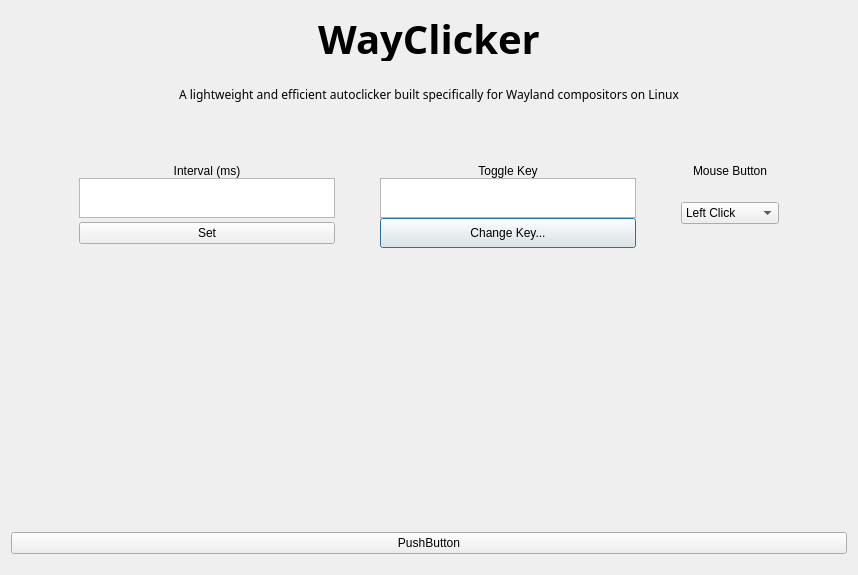
<?xml version="1.0" encoding="UTF-8"?>
<ui version="4.0">
 <class>Dialog</class>
 <widget class="QDialog" name="Dialog">
  <property name="geometry">
   <rect>
    <x>0</x>
    <y>0</y>
    <width>858</width>
    <height>575</height>
   </rect>
  </property>
  <property name="windowTitle">
   <string>Dialog</string>
  </property>
  <layout class="QGridLayout" name="gridLayout">
   <item row="0" column="0">
    <layout class="QVBoxLayout" name="verticalLayout">
     <property name="spacing">
      <number>25</number>
     </property>
     <property name="sizeConstraint">
      <enum>QLayout::SizeConstraint::SetMinimumSize</enum>
     </property>
     <property name="rightMargin">
      <number>0</number>
     </property>
     <item>
      <widget class="QLabel" name="title_label">
       <property name="maximumSize">
        <size>
         <width>16777215</width>
         <height>50</height>
        </size>
       </property>
       <property name="font">
        <font>
         <family>CaskaydiaCove Nerd Font</family>
         <pointsize>30</pointsize>
         <bold>true</bold>
        </font>
       </property>
       <property name="text">
        <string>WayClicker</string>
       </property>
       <property name="alignment">
        <set>Qt::AlignmentFlag::AlignHCenter|Qt::AlignmentFlag::AlignTop</set>
       </property>
      </widget>
     </item>
     <item>
      <widget class="QLabel" name="label">
       <property name="maximumSize">
        <size>
         <width>16777215</width>
         <height>20</height>
        </size>
       </property>
       <property name="font">
        <font>
         <family>CaskaydiaCove Nerd Font</family>
        </font>
       </property>
       <property name="text">
        <string>A lightweight and efficient autoclicker built specifically for Wayland compositors on Linux</string>
       </property>
       <property name="alignment">
        <set>Qt::AlignmentFlag::AlignHCenter|Qt::AlignmentFlag::AlignTop</set>
       </property>
      </widget>
     </item>
     <item>
      <layout class="QGridLayout" name="gridLayout_3">
       <property name="sizeConstraint">
        <enum>QLayout::SizeConstraint::SetDefaultConstraint</enum>
       </property>
       <property name="leftMargin">
        <number>10</number>
       </property>
       <property name="topMargin">
        <number>10</number>
       </property>
       <property name="rightMargin">
        <number>10</number>
       </property>
       <property name="bottomMargin">
        <number>10</number>
       </property>
       <property name="verticalSpacing">
        <number>0</number>
       </property>
       <item row="1" column="5" rowspan="2">
        <widget class="QComboBox" name="comboBox">
         <property name="maximumSize">
          <size>
           <width>117</width>
           <height>16777215</height>
          </size>
         </property>
         <item>
          <property name="text">
           <string>Left Click</string>
          </property>
         </item>
         <item>
          <property name="text">
           <string>Middle Click</string>
          </property>
         </item>
         <item>
          <property name="text">
           <string>Right Click</string>
          </property>
         </item>
        </widget>
       </item>
       <item row="2" column="3">
        <widget class="QPushButton" name="pushButton_3">
         <property name="minimumSize">
          <size>
           <width>256</width>
           <height>30</height>
          </size>
         </property>
         <property name="text">
          <string>Change Key...</string>
         </property>
        </widget>
       </item>
       <item row="1" column="3">
        <widget class="QTextEdit" name="textEdit_2">
         <property name="minimumSize">
          <size>
           <width>256</width>
           <height>40</height>
          </size>
         </property>
         <property name="maximumSize">
          <size>
           <width>16777215</width>
           <height>40</height>
          </size>
         </property>
        </widget>
       </item>
       <item row="0" column="1">
        <widget class="QLabel" name="label_2">
         <property name="maximumSize">
          <size>
           <width>16777215</width>
           <height>40</height>
          </size>
         </property>
         <property name="text">
          <string>Interval (ms)</string>
         </property>
         <property name="alignment">
          <set>Qt::AlignmentFlag::AlignBottom|Qt::AlignmentFlag::AlignHCenter</set>
         </property>
         <property name="margin">
          <number>5</number>
         </property>
        </widget>
       </item>
       <item row="1" column="2">
        <spacer name="horizontalSpacer">
         <property name="orientation">
          <enum>Qt::Orientation::Horizontal</enum>
         </property>
         <property name="sizeType">
          <enum>QSizePolicy::Policy::Minimum</enum>
         </property>
         <property name="sizeHint" stdset="0">
          <size>
           <width>20</width>
           <height>20</height>
          </size>
         </property>
        </spacer>
       </item>
       <item row="0" column="5">
        <widget class="QLabel" name="label_3">
         <property name="maximumSize">
          <size>
           <width>117</width>
           <height>40</height>
          </size>
         </property>
         <property name="text">
          <string>Mouse Button</string>
         </property>
         <property name="alignment">
          <set>Qt::AlignmentFlag::AlignBottom|Qt::AlignmentFlag::AlignHCenter</set>
         </property>
         <property name="margin">
          <number>5</number>
         </property>
        </widget>
       </item>
       <item row="1" column="4">
        <spacer name="horizontalSpacer_2">
         <property name="orientation">
          <enum>Qt::Orientation::Horizontal</enum>
         </property>
         <property name="sizeType">
          <enum>QSizePolicy::Policy::Minimum</enum>
         </property>
         <property name="sizeHint" stdset="0">
          <size>
           <width>20</width>
           <height>20</height>
          </size>
         </property>
        </spacer>
       </item>
       <item row="0" column="3">
        <widget class="QLabel" name="label_4">
         <property name="minimumSize">
          <size>
           <width>256</width>
           <height>40</height>
          </size>
         </property>
         <property name="maximumSize">
          <size>
           <width>16777215</width>
           <height>40</height>
          </size>
         </property>
         <property name="text">
          <string>Toggle Key</string>
         </property>
         <property name="alignment">
          <set>Qt::AlignmentFlag::AlignBottom|Qt::AlignmentFlag::AlignHCenter</set>
         </property>
         <property name="margin">
          <number>5</number>
         </property>
        </widget>
       </item>
       <item row="2" column="1">
        <widget class="QPushButton" name="pushButton_2">
         <property name="text">
          <string>Set</string>
         </property>
        </widget>
       </item>
       <item row="1" column="0">
        <spacer name="horizontalSpacer_3">
         <property name="orientation">
          <enum>Qt::Orientation::Horizontal</enum>
         </property>
         <property name="sizeHint" stdset="0">
          <size>
           <width>40</width>
           <height>20</height>
          </size>
         </property>
        </spacer>
       </item>
       <item row="1" column="1">
        <widget class="QTextEdit" name="textEdit">
         <property name="maximumSize">
          <size>
           <width>16777215</width>
           <height>40</height>
          </size>
         </property>
        </widget>
       </item>
       <item row="1" column="6">
        <spacer name="horizontalSpacer_4">
         <property name="orientation">
          <enum>Qt::Orientation::Horizontal</enum>
         </property>
         <property name="sizeHint" stdset="0">
          <size>
           <width>40</width>
           <height>20</height>
          </size>
         </property>
        </spacer>
       </item>
      </layout>
     </item>
     <item>
      <spacer name="verticalSpacer">
       <property name="orientation">
        <enum>Qt::Orientation::Vertical</enum>
       </property>
       <property name="sizeHint" stdset="0">
        <size>
         <width>20</width>
         <height>40</height>
        </size>
       </property>
      </spacer>
     </item>
     <item>
      <widget class="QPushButton" name="pushButton">
       <property name="text">
        <string>PushButton</string>
       </property>
      </widget>
     </item>
    </layout>
   </item>
   <item row="1" column="0">
    <spacer name="verticalSpacer_2">
     <property name="orientation">
      <enum>Qt::Orientation::Vertical</enum>
     </property>
     <property name="sizeType">
      <enum>QSizePolicy::Policy::Minimum</enum>
     </property>
     <property name="sizeHint" stdset="0">
      <size>
       <width>20</width>
       <height>10</height>
      </size>
     </property>
    </spacer>
   </item>
  </layout>
 </widget>
 <resources/>
 <connections/>
</ui>
